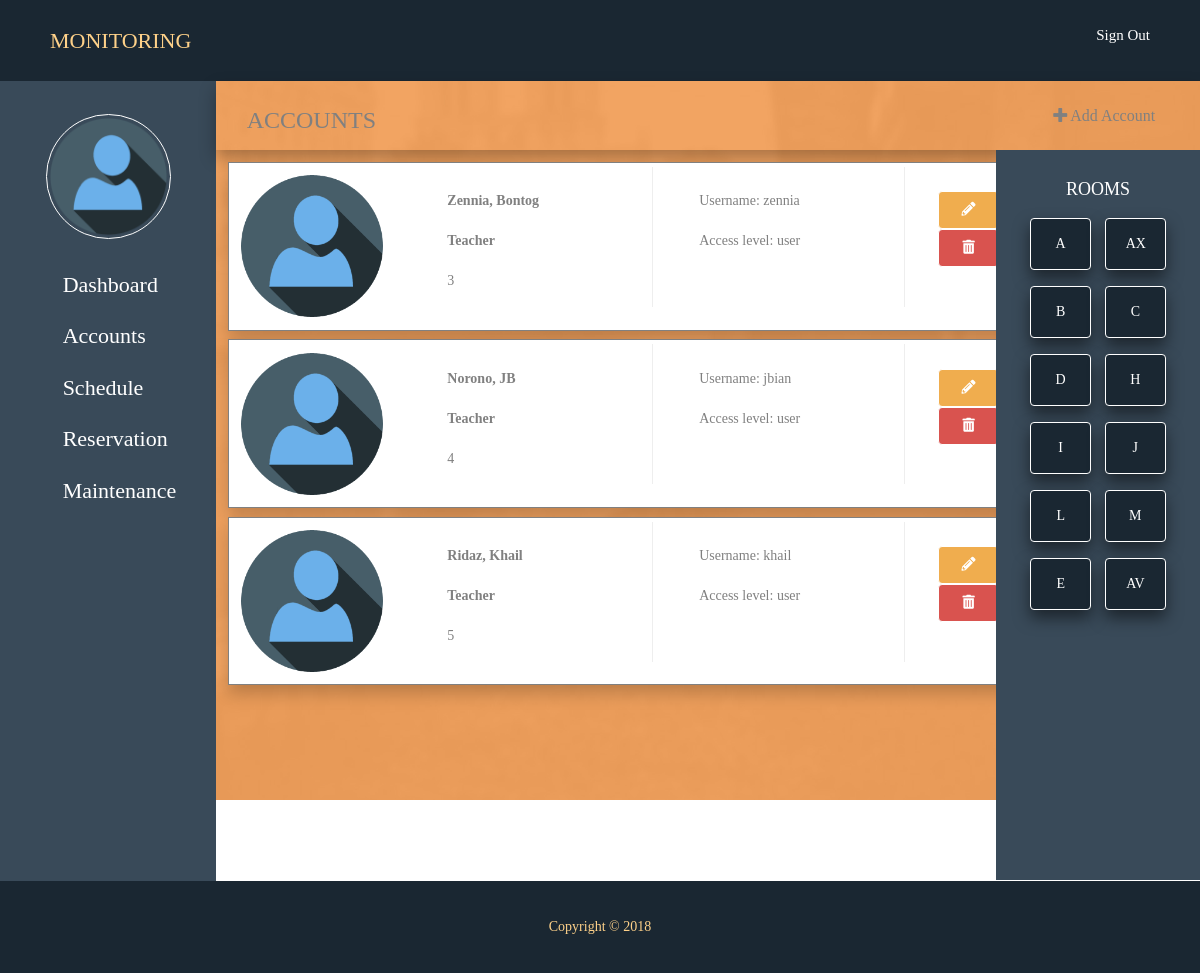
The page /account.php on the database its author committed.
### tables this page shows
CREATE TABLE `users` (
  `user_id` int(5) NOT NULL,
  `firstname` varchar(100) NOT NULL,
  `lastname` varchar(100) NOT NULL,
  `username` varchar(100) NOT NULL,
  `password` varchar(100) NOT NULL,
  `stands` varchar(100) NOT NULL,
  `access_level` varchar(10) NOT NULL,
  `status` varchar(200) NOT NULL
);

### account.php (the view, shortened to what this page needs)
<!DOCTYPE html>
<?php include'config.php'?>
<html lang="en">
    <?php include'links.php';?>
	<body>
		<?php include'header.php';?>
		<?php include'side-bar-left.php';?>
		<div class="dashboard-title">
			<h3><i class="icon_id_alt"></i> ACCOUNTS
			<span style="font-size: 16px;"><a href="add_user.php"><i class="fa fa-plus" aria-hidden="true"></i> Add Account</a></span> </h3>
		</div>
		<div class="main-content">
			<table>
			    <?php
			    $res = "SELECT * FROM users WHERE `access_level` = 'user' and status='active'";
			    $result = mysqli_query($conn, $res) or die(mysql_error());
			    for($i=0; $i<$num_rows=mysqli_fetch_array($result);$i++) {
	      				$id=$num_rows["user_id"];
	    				$fname=$num_rows["firstname"];
	    				$lname=$num_rows["lastname"];
	    				$uname=$num_rows["username"];
	    				$stands=$num_rows["stands"];
	    				$acslvl=$num_rows["access_level"];
	    			echo "
	    				<tr class='user-table'>
		            		<td class='info-pic'><img src='img/upload.png' style='height:150px; width:150px; float: left;'><td>
		                    <td class='info'><br><span><strong>".$lname.", ".$fname."</strong></span>
		            		<br><br><span><strong>". $stands."</strong></span>
		            		<br><br><span>". $id."</span></td>
		            		<td class='info'><br><span>Username: ".$uname."</span>
		            		<br><br><span>Access level: ".$acslvl."</span></td>
		            		<td class='info-edit'><br><a href='edit_user.php?id=$id' ><button class='button edit-user'><i class='fas fa-pencil-alt'></i></button>
		            		<a href='#' data-modal-id='modal-login-x' class='launch-modal'><button class='button delete-user'><i class='fas fa-trash-alt'></i></button></a></td>
	          			</tr> ";
	    		}
			    ?>
			</table>
		</div>
			<?php include'side-bar-right.php';?>
			<?php include'footer.php';?>
		</body>
</html>

### links.php (shortened to what this page needs)
<head>
     <link rel="stylesheet" href="style.css" type="text/css"/>
     <link href="css/elegant-icons-style.css" rel="stylesheet" />
 	  <link href="css/font-awesome.min.css" rel="stylesheet" />
     <link href="css/style-responsive.css" rel="stylesheet" />
     <link rel="stylesheet" href="web-fonts-with-css/css/fontawesome-all.min.css"/>
     <link rel="stylesheet" href="asset/bootstrap/css/bootstrap.min.css">
     <link href="mdb/css/addons/datatables.min.css" rel="stylesheet">
   </head>

### header.php
<div class="header">
	<div class="header-wrapper">
		<ul>
			<li><a href="index.html" class="logo">Monitoring</a></li>
			<li style="float: right;"><a href="#"> Sign Out</li>
		</ul>
	</div>
</div>

### side-bar-left.php
<div class="side-bar-left">
	<center>
		<img src="img/upload.png" class="image">
	</center>
	<ul class="sidebar-menu">
		<li>
			<a class="" href="index.php">
				<i class="icon_house_alt"></i>
                   <span>Dashboard</span>
              	</a>
              </li>
              <li>
            <a class="" href="account.php">
                <i class="icon_id_alt"></i>
                <span>Accounts</span>
            </a>
        </li>
              <li>
          	<a class="" href="schedule.php">
            	<i class="icon_calendar"></i>
            	<span>Schedule</span>
            </a>
        <li>
            <a class="" href="reservation.php">
                <i class="icon_documents"></i>
                <span>Reservation</span>
            </a>
        </li>
		<li>
            <a class="" href="maintenance.php">
                <i class="icon_tools"></i>
				<span>Maintenance</span>
            </a>
        </li>
	</ul>
</div>

### side-bar-right.php
<div class="side-bar-right">
	<br/>
	<center>
		<h4>ROOMS</h4>
		<a href="room-a.php"><button class="button rooms">A</button></a>
		<a href="room-ax.php"><button class="button rooms">AX</button><br>
		<a href="#"><button class="button rooms">B</button></a>
		<a href="#"><button class="button rooms">C</button><br>
		<a href="#"><button class="button rooms">D</button></a>
		<a href="#"><button class="button rooms">H</button><br>
		<a href="room-i.php"><button class="button rooms">I</button>
		<a href="#"><button class="button rooms">J</button><br>
		<a href="room-l.php"><button class="button rooms">L</button>
		<a href="#"><button class="button rooms">M</button><br>
		<a href="#"><button class="button rooms">E</button></a>
		<a href="#"><button class="button rooms">AV</button>
	</center>
</div>

### footer.php (shortened to what this page needs)
	<div class="footer">
		<center>
			<span>Copyright © 2018</span>
		</center>
	</div>
<link rel="stylesheet" href="https://cdnjs.cloudflare.com/ajax/libs/bootstrap-datepicker/1.4.1/css/bootstrap-datepicker3.css"/>

### style.css (style rules this page uses)
body { background-color: #e9e9e9; margin: 0; color: black; }
.header { background-color: #1a2732; height: auto; color: white; width: 100%; float: left; }
.header-wrapper { margin: 0 auto; width: 95%; clear: both; }
.header li a.logo { font-size: 22px; font-weight: 300; color: #fed189; float: left; text-transform: uppercase; }
.header ul { list-style-type: none; margin: 0; padding: 0; overflow: hidden; }
.header li { float: left; }
.header li a { display: block; font-family: century gothic; font-size: 15px; color: white; padding: 25px 20px; text-decoration: none; }
.side-bar-left { float: left; width: 18%; height: 800px; background: #394a59; }
.image { height: 125px; width: 125px; margin-top: 15%; border-radius: 100%; border: 1px solid white; }
.side-bar-left ul.sidebar-menu { display: block; list-style-type: none; }
.side-bar-left li { float: left; }
.side-bar-left li a { display: block; font-family: century gothic; font-size: 22px; color: white; padding: 10px 0px; text-decoration: none; }
.dashboard-title { float: left; height: auto; width: 82%; padding: 0.5%; box-shadow: 0px 8px 16px 0px rgba(0,0,0,0.3); font-family: century gothic; color: grey; }
.dashboard-title a { text-decoration: none; float: right; margin-right: 4%; color: grey; }
.main-content { float: left; height: auto; width: 65%; padding: 1%; font-family: century gothic; color: grey; }
.side-bar-right { float: right; width: 17%; height: 730px; color: white; font-family: century gothic; background: #394a59; }
button.rooms { background-color: #1a2732; box-shadow: 0px 8px 16px 0px rgba(0,0,0,0.5); font-family: century gothic; width: 30%; color: white; padding: 15px 20px; border: 1px solid white; margin: 8px 5px; border-radius: 4px; cursor: pointer; }
tr.user-table { float: left; background-color: white; height: auto; width: 850px; padding: 0.5%; margin-bottom: 1%; font-family: century gothic; border: 1px solid grey; color: grey; box-shadow: 0px 8px 16px 0px rgba(0,0,0,0.2); }
td.info-pic { float: left; height: auto; width: 20%; padding: 0.5%; font-family: century gothic; color: grey; }
td.info { float: left; height: 140px; width: 25%; margin-left: 5%; padding: 0.5%; font-family: century gothic; border-right:1px solid #eee; color: grey; }
td.info-edit { float: left; height: auto; width: 10%; margin-left: 3.5%; padding: 0.5%; font-family: century gothic; color: grey; }
button.edit-user { background-color: #f0ad4e; font-family: century gothic; width: 80%; color: white; padding: 8px 12px; border: 1px solid white; border-radius: 4px; cursor: pointer; }
button.delete-user { background-color: #d9534f; font-family: century gothic; width: 80%; color: white; padding: 8px 12px; border: 1px solid white; border-radius: 4px; cursor: pointer; }
.footer { height: auto; width: 100%; padding: 3%; font-family: century gothic; color: #fed189; float: left; background-color: #1a2732; }

### rows shown on the page
users: lastname "Zennia", firstname "Bontog", stands "Teacher", user_id "3", username "zennia", access_level "user"
users: lastname "Norono", firstname "JB", stands "Teacher", user_id "4", username "jbian", access_level "user"
users: lastname "Ridaz", firstname "Khail", stands "Teacher", user_id "5", username "khail", access_level "user"
